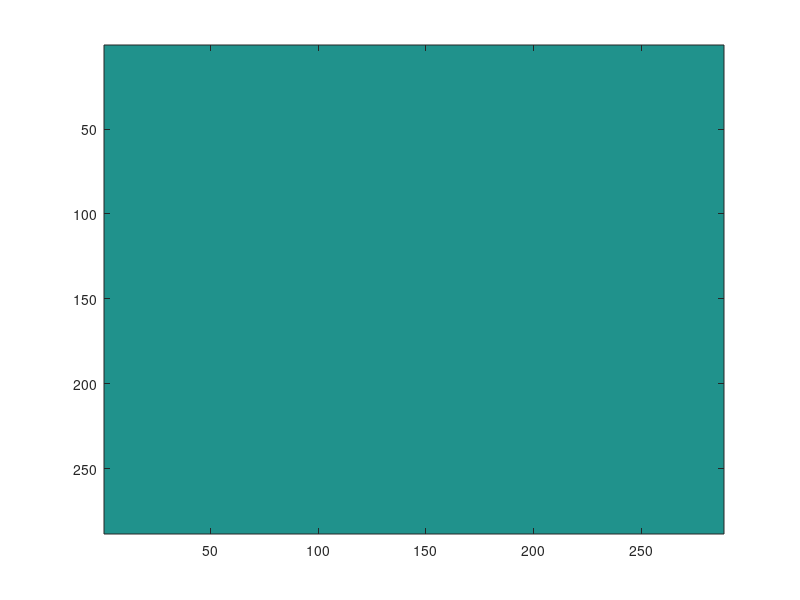

Recreate this plot in MATLAB. (Note: this script raises an error after producing the figure.)
bit = 65535;
%% noisefree image
myFolder = 'G:\work\matlab\basler\classtest\plate3\100ms0db';
filePattern = fullfile(myFolder, '*.tiff');
jpegFiles = dir(filePattern);
numpos = 8; % light position taken
numcolor = 1;
for j = 1:numpos
    ima = zeros(288,288,numpos);
    a = 1;
    for k = j:numpos:length(jpegFiles)
      baseFileName = jpegFiles(k).name;
      fullFileName = fullfile(myFolder, baseFileName);
      im(:,:,a,j) = double(imread(fullFileName))/bit;
      ima(:,:,j) = ima(:,:,j)+im(:,:,a,j);
      a = a+1;
    end
    noisefreeim{j} = ima(:,:,j)/50;
    imagesc(noisefreeim{j});
    pause(0.1);
end

%% single illum
myFolder = 'G:\work\matlab\basler\classtest\plate3\step';
filePattern = fullfile(myFolder, '*.tiff');
jpegFiles = dir(filePattern);
figure;
for i = 1:numpos
    %read image
    baseFileName = jpegFiles(i).name;
    fullFileName = fullfile(myFolder, baseFileName);
    sim{i} = double(imread(fullFileName).*1)/bit;
    
    % display image
    subplot(2,4,i);
    imagesc((abs(sim{i})));
    axis off;colorbar;colormap bone;%caxis([-15,0]);
    title(['VAR: ',num2str(std2(sim{i})^2),' mean ',num2str(mean2(sim{i})),' SNR ',...
        num2str(10*log10(mean2(sim{i})/std2(sim{i})^2))]);pause(0.01);
    var1(i) = std2(sim{i})^2;
end
%%
c = [8,7,6,5,4,3,2,1];
plot(c,var1,'o');
coefficients = polyfit(c, var1, 1);
yFit = polyval(coefficients , c);
hold on;
plot(c, yFit, 'r-', 'LineWidth', 2);
ylabel('\sigma');xlabel('light activated');title('noise variance increase linearly with activated source')
%%
sgtitle('noise test comparing 100ms 0db and 50ms 6db');
%% multipelxed 
demulmat = [    1     1     0     1     1     1     0     0;
                0     0     1     1     0     1     0     1;
                1     0     0     1     0     0     1     1;
                1     0     1     0     0     1     1     0;
                0     0     0     0     1     1     1     1;
                0     0     1     1     1     0     1     0;
                1     0     1     0     1     0     0     1;
                0     1     1     0     0     0     1     1;
           ];
% demulmat = triu(ones(8));
myFolder = 'G:\work\matlab\basler\classtest\plate3\100ms0dbm';
filePattern = fullfile(myFolder, '*.tiff');
jpegFiles = dir(filePattern);
for j = 1:numcolor
    figure;
    % read image
    for i = 1:numpos
      baseFileName = jpegFiles(i).name;
      fullFileName = fullfile(myFolder, baseFileName);
      imm{i} = double(imread(fullFileName))/bit;
      mrmat(i,:) = reshape(imm{i},1,size(imm{i},1)*size(imm{i},2));
    end   
    % demultiplex
    demul = demulmat\mrmat;
    for k = 1:numpos
        dem{k+(j-1)*numpos} = reshape(demul(k,:),size(imm{i},1),size(imm{i},2));
        
        % display image
        subplot(2,4,k);
%         imshowpair(dem{k},noisefreeim{k},'montage');
        imagesc(noisefreeim{k});
%         imagesc(log(abs(noisefreeim{k}-dem{k})));
%         axis off;colorbar;colormap bone;%caxis([-20,0]);
        title(['VAR: ',num2str(std2(dem{k})^2)]);pause(0.01);
        
    end
    sgtitle('noise test comparing 100ms 0db and 50ms 6dbm');
end

 